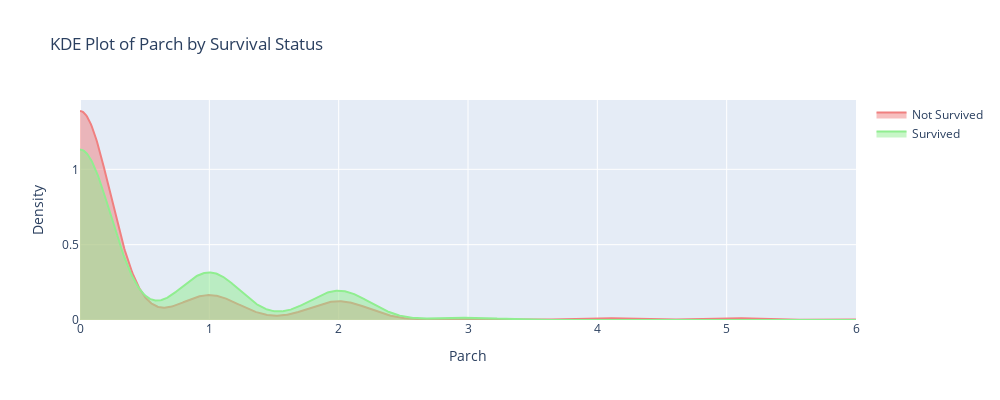

The cell this chart's notebook holds for it:
### Code cell
# Parch

# 計算密度估計
parch_not_survived = df_train[df_train['Survived'] == 0]['Parch']
parch_survived = df_train[df_train['Survived'] == 1]['Parch']

kde_not_survived = gaussian_kde(parch_not_survived)
kde_survived = gaussian_kde(parch_survived)

# 設置範圍
parch_range = np.linspace(0, df_train['Parch'].max(), 1000)

# 計算估計密度
density_not_survived = kde_not_survived(parch_range)
density_survived = kde_survived(parch_range)

#
fig = go.Figure()

# 未生還乘客的 KDE 曲線
fig.add_trace(go.Scatter(
    x=parch_range,
    y=density_not_survived,
    mode='lines',
    name='Not Survived',
    fill='tozeroy',
    line=dict(color='lightcoral')
))

# 生還乘客的 KDE 曲線
fig.add_trace(go.Scatter(
    x=parch_range,
    y=density_survived,
    mode='lines',
    name='Survived',
    fill='tozeroy',
    line=dict(color='lightgreen')
))

fig.update_layout(
    title='KDE Plot of Parch by Survival Status',
    xaxis_title='Parch',
    yaxis_title='Density',
    width=1000,
    height=400
)

fig.show()

### Figure 1 — Plotly figure (JSON) as saved in the notebook; plotly's stock layout.template omitted (floating-point values rounded to 4 significant figures; data arrays with more than 128 entries replaced by an {"elided": "..."} marker saying what was removed)
{"data": [{"fill": "tozeroy", "line": {"color": "lightcoral"}, "mode": "lines", "name": "Not Survived", "type": "scatter", "x": {"elided": "1000 float values"}, "y": {"elided": "1000 float values"}}, {"fill": "tozeroy", "line": {"color": "lightgreen"}, "mode": "lines", "name": "Survived", "type": "scatter", "x": {"elided": "1000 float values"}, "y": {"elided": "1000 float values"}}], "layout": {"height": 400, "title": {"text": "KDE Plot of Parch by Survival Status"}, "width": 1000, "xaxis": {"title": {"text": "Parch"}}, "yaxis": {"title": {"text": "Density"}}}}
